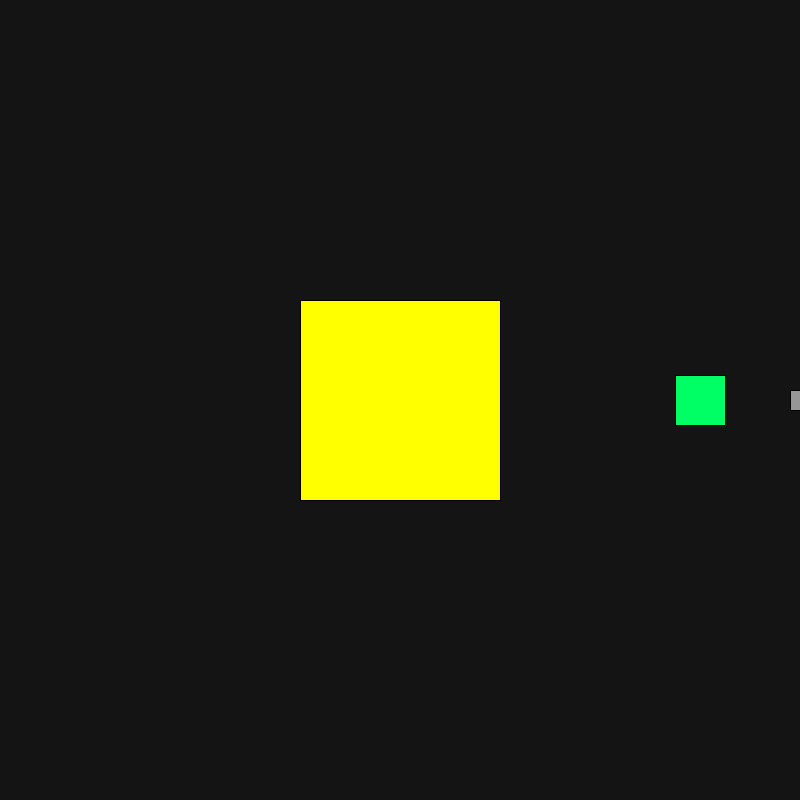
Frame 1 (no input)
Frame 60 (the mouse pressed at the canvas centre just before this capture): identical to frame 1, image omitted
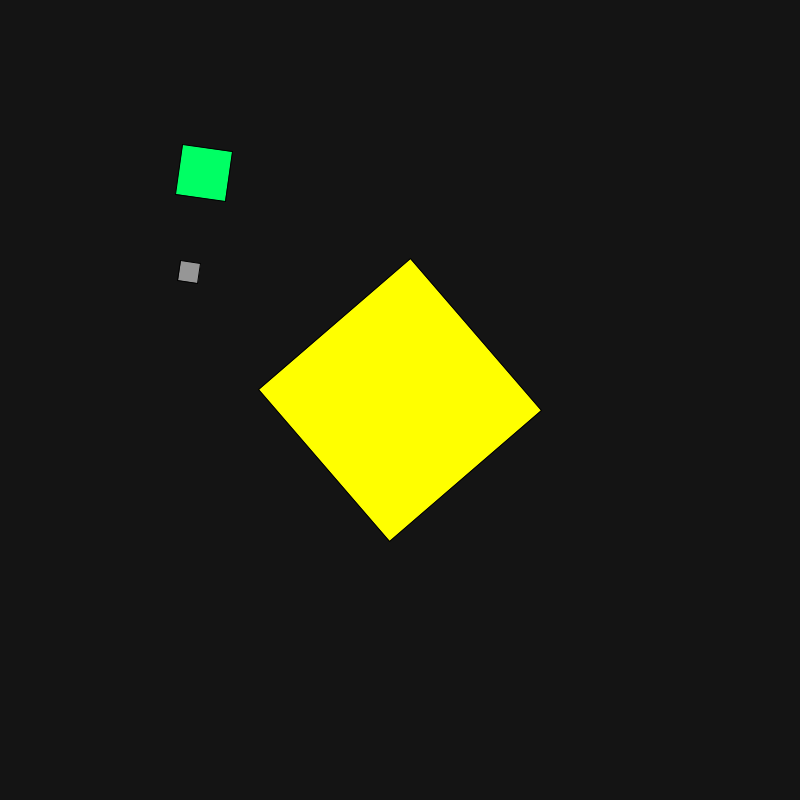
Frame 120 (the mouse held since frame 60 and released just before this capture)

The Processing sketch that drew these frames (run headless with seeded random() and noise(); from frame 60 on, the mouse is pressed at the canvas centre):

// Processing sketch: w4classnotes2
// ── w4classnotes2.pde
void setup(){
  size(800,800);
  rectMode(CENTER);
}

void draw(){
  background(20); 
  
  pushMatrix();
  translate(width/2, height/2);
  rotate(mouseX * 0.01); 
  fill(255, 255, 0); 
  rect(0,0,200,200); 
  
  pushMatrix();
  translate(300, 0);
  rotate(mouseY * 0.01); 
  //translate to the right 
  fill(0,255,100); 
  rect(0,0,50,50); 
 //little green rectangle under the other translation so we can push/pop again 
 
 pushMatrix();
 translate(100,0); 
 fill(150); 
 rect(0, 0, 20, 20); 
 
  popMatrix(); 
  
  popMatrix(); 
  
  popMatrix();
  
  
  
}
